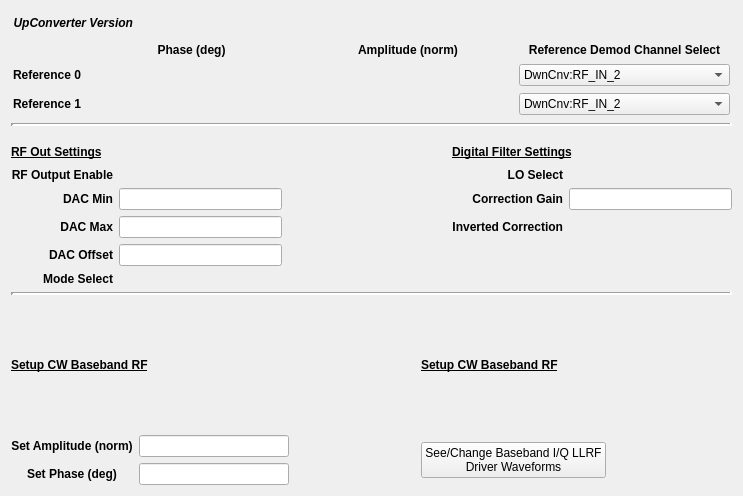
<?xml version="1.0" encoding="UTF-8"?>
<ui version="4.0">
 <class>Form</class>
 <widget class="QWidget" name="Form">
  <property name="geometry">
   <rect>
    <x>0</x>
    <y>0</y>
    <width>743</width>
    <height>496</height>
   </rect>
  </property>
  <property name="windowTitle">
   <string>RF DAC Out - ${DEV}</string>
  </property>
  <layout class="QGridLayout" name="gridLayout_5">
   <item row="7" column="0">
    <widget class="Line" name="line_2">
     <property name="lineWidth">
      <number>3</number>
     </property>
     <property name="orientation">
      <enum>Qt::Horizontal</enum>
     </property>
    </widget>
   </item>
   <item row="3" column="0">
    <layout class="QGridLayout" name="gridLayout_3">
     <property name="topMargin">
      <number>10</number>
     </property>
     <item row="3" column="0">
      <widget class="QLabel" name="label_32">
       <property name="font">
        <font>
         <weight>75</weight>
         <bold>true</bold>
        </font>
       </property>
       <property name="text">
        <string>DAC Max</string>
       </property>
       <property name="alignment">
        <set>Qt::AlignRight|Qt::AlignTrailing|Qt::AlignVCenter</set>
       </property>
      </widget>
     </item>
     <item row="3" column="3">
      <widget class="QLabel" name="label_31">
       <property name="font">
        <font>
         <weight>75</weight>
         <bold>true</bold>
        </font>
       </property>
       <property name="styleSheet">
        <string notr="true"/>
       </property>
       <property name="text">
        <string>Inverted Correction</string>
       </property>
       <property name="alignment">
        <set>Qt::AlignRight|Qt::AlignTrailing|Qt::AlignVCenter</set>
       </property>
      </widget>
     </item>
     <item row="5" column="0">
      <widget class="QLabel" name="label_12">
       <property name="font">
        <font>
         <weight>75</weight>
         <bold>true</bold>
        </font>
       </property>
       <property name="styleSheet">
        <string notr="true"/>
       </property>
       <property name="text">
        <string>Mode Select</string>
       </property>
       <property name="alignment">
        <set>Qt::AlignRight|Qt::AlignTrailing|Qt::AlignVCenter</set>
       </property>
      </widget>
     </item>
     <item row="4" column="0">
      <widget class="QLabel" name="label_33">
       <property name="font">
        <font>
         <weight>75</weight>
         <bold>true</bold>
        </font>
       </property>
       <property name="text">
        <string>DAC Offset</string>
       </property>
       <property name="alignment">
        <set>Qt::AlignRight|Qt::AlignTrailing|Qt::AlignVCenter</set>
       </property>
      </widget>
     </item>
     <item row="2" column="3">
      <widget class="QLabel" name="label_30">
       <property name="font">
        <font>
         <weight>75</weight>
         <bold>true</bold>
        </font>
       </property>
       <property name="styleSheet">
        <string notr="true"/>
       </property>
       <property name="text">
        <string>Correction Gain</string>
       </property>
       <property name="alignment">
        <set>Qt::AlignRight|Qt::AlignTrailing|Qt::AlignVCenter</set>
       </property>
      </widget>
     </item>
     <item row="1" column="3">
      <widget class="QLabel" name="label_29">
       <property name="font">
        <font>
         <weight>75</weight>
         <bold>true</bold>
        </font>
       </property>
       <property name="styleSheet">
        <string notr="true"/>
       </property>
       <property name="text">
        <string>LO Select</string>
       </property>
       <property name="alignment">
        <set>Qt::AlignRight|Qt::AlignTrailing|Qt::AlignVCenter</set>
       </property>
      </widget>
     </item>
     <item row="3" column="4">
      <widget class="PyDMEnumButton" name="PyDMEnumButton_8">
       <property name="sizePolicy">
        <sizepolicy hsizetype="Preferred" vsizetype="Fixed">
         <horstretch>0</horstretch>
         <verstretch>0</verstretch>
        </sizepolicy>
       </property>
       <property name="minimumSize">
        <size>
         <width>0</width>
         <height>0</height>
        </size>
       </property>
       <property name="maximumSize">
        <size>
         <width>16777215</width>
         <height>30</height>
        </size>
       </property>
       <property name="toolTip">
        <string/>
       </property>
       <property name="channel" stdset="0">
        <string>ca://${DEV}:INVREFCORRECTION</string>
       </property>
       <property name="orientation" stdset="0">
        <enum>Qt::Horizontal</enum>
       </property>
       <property name="marginTop" stdset="0">
        <number>0</number>
       </property>
       <property name="marginBottom" stdset="0">
        <number>0</number>
       </property>
       <property name="marginLeft" stdset="0">
        <number>0</number>
       </property>
       <property name="marginRight" stdset="0">
        <number>0</number>
       </property>
       <property name="horizontalSpacing" stdset="0">
        <number>0</number>
       </property>
       <property name="verticalSpacing" stdset="0">
        <number>0</number>
       </property>
      </widget>
     </item>
     <item row="1" column="0">
      <widget class="QLabel" name="label_11">
       <property name="font">
        <font>
         <weight>75</weight>
         <bold>true</bold>
        </font>
       </property>
       <property name="styleSheet">
        <string notr="true"/>
       </property>
       <property name="text">
        <string>RF Output Enable</string>
       </property>
       <property name="alignment">
        <set>Qt::AlignRight|Qt::AlignTrailing|Qt::AlignVCenter</set>
       </property>
      </widget>
     </item>
     <item row="2" column="4">
      <widget class="PyDMLineEdit" name="PyDMLineEdit_10">
       <property name="sizePolicy">
        <sizepolicy hsizetype="Expanding" vsizetype="Fixed">
         <horstretch>0</horstretch>
         <verstretch>0</verstretch>
        </sizepolicy>
       </property>
       <property name="toolTip">
        <string/>
       </property>
       <property name="alignment">
        <set>Qt::AlignCenter</set>
       </property>
       <property name="channel" stdset="0">
        <string>ca://${DEV}:RFDACCORRGAIN</string>
       </property>
      </widget>
     </item>
     <item row="0" column="0" colspan="2">
      <widget class="QLabel" name="label_26">
       <property name="font">
        <font>
         <weight>75</weight>
         <italic>false</italic>
         <bold>true</bold>
         <underline>true</underline>
        </font>
       </property>
       <property name="text">
        <string>RF Out Settings</string>
       </property>
       <property name="alignment">
        <set>Qt::AlignLeading|Qt::AlignLeft|Qt::AlignVCenter</set>
       </property>
      </widget>
     </item>
     <item row="1" column="4">
      <widget class="PyDMEnumButton" name="PyDMEnumButton_7">
       <property name="sizePolicy">
        <sizepolicy hsizetype="Preferred" vsizetype="Fixed">
         <horstretch>0</horstretch>
         <verstretch>0</verstretch>
        </sizepolicy>
       </property>
       <property name="minimumSize">
        <size>
         <width>0</width>
         <height>0</height>
        </size>
       </property>
       <property name="maximumSize">
        <size>
         <width>16777215</width>
         <height>30</height>
        </size>
       </property>
       <property name="toolTip">
        <string/>
       </property>
       <property name="channel" stdset="0">
        <string>ca://${DEV}:LO_SELECT</string>
       </property>
       <property name="orientation" stdset="0">
        <enum>Qt::Horizontal</enum>
       </property>
       <property name="marginTop" stdset="0">
        <number>0</number>
       </property>
       <property name="marginBottom" stdset="0">
        <number>0</number>
       </property>
       <property name="marginLeft" stdset="0">
        <number>0</number>
       </property>
       <property name="marginRight" stdset="0">
        <number>0</number>
       </property>
       <property name="horizontalSpacing" stdset="0">
        <number>0</number>
       </property>
       <property name="verticalSpacing" stdset="0">
        <number>0</number>
       </property>
      </widget>
     </item>
     <item row="2" column="0">
      <widget class="QLabel" name="label_28">
       <property name="font">
        <font>
         <weight>75</weight>
         <bold>true</bold>
        </font>
       </property>
       <property name="text">
        <string>DAC Min</string>
       </property>
       <property name="alignment">
        <set>Qt::AlignRight|Qt::AlignTrailing|Qt::AlignVCenter</set>
       </property>
      </widget>
     </item>
     <item row="0" column="3" colspan="2">
      <widget class="QLabel" name="label_27">
       <property name="font">
        <font>
         <weight>75</weight>
         <italic>false</italic>
         <bold>true</bold>
         <underline>true</underline>
        </font>
       </property>
       <property name="text">
        <string>Digital Filter Settings</string>
       </property>
       <property name="alignment">
        <set>Qt::AlignLeading|Qt::AlignLeft|Qt::AlignVCenter</set>
       </property>
      </widget>
     </item>
     <item row="0" column="2">
      <spacer name="horizontalSpacer_3">
       <property name="orientation">
        <enum>Qt::Horizontal</enum>
       </property>
       <property name="sizeHint" stdset="0">
        <size>
         <width>40</width>
         <height>20</height>
        </size>
       </property>
      </spacer>
     </item>
     <item row="5" column="1">
      <widget class="PyDMEnumButton" name="PyDMEnumButton_4">
       <property name="sizePolicy">
        <sizepolicy hsizetype="Preferred" vsizetype="Fixed">
         <horstretch>0</horstretch>
         <verstretch>0</verstretch>
        </sizepolicy>
       </property>
       <property name="minimumSize">
        <size>
         <width>0</width>
         <height>0</height>
        </size>
       </property>
       <property name="maximumSize">
        <size>
         <width>16777215</width>
         <height>30</height>
        </size>
       </property>
       <property name="toolTip">
        <string/>
       </property>
       <property name="channel" stdset="0">
        <string>ca://${DEV}:RF_MODE</string>
       </property>
       <property name="orientation" stdset="0">
        <enum>Qt::Horizontal</enum>
       </property>
       <property name="marginTop" stdset="0">
        <number>0</number>
       </property>
       <property name="marginBottom" stdset="0">
        <number>0</number>
       </property>
       <property name="marginLeft" stdset="0">
        <number>0</number>
       </property>
       <property name="marginRight" stdset="0">
        <number>0</number>
       </property>
       <property name="horizontalSpacing" stdset="0">
        <number>0</number>
       </property>
       <property name="verticalSpacing" stdset="0">
        <number>0</number>
       </property>
      </widget>
     </item>
     <item row="4" column="1">
      <widget class="PyDMLineEdit" name="PyDMLineEdit_12">
       <property name="toolTip">
        <string/>
       </property>
       <property name="alignment">
        <set>Qt::AlignCenter</set>
       </property>
       <property name="channel" stdset="0">
        <string>ca://${DEV}:RFDACOFFSET</string>
       </property>
      </widget>
     </item>
     <item row="3" column="1">
      <widget class="PyDMLineEdit" name="PyDMLineEdit_11">
       <property name="toolTip">
        <string/>
       </property>
       <property name="alignment">
        <set>Qt::AlignCenter</set>
       </property>
       <property name="channel" stdset="0">
        <string>ca://${DEV}:RFDACMAX</string>
       </property>
      </widget>
     </item>
     <item row="2" column="1">
      <widget class="PyDMLineEdit" name="PyDMLineEdit_8">
       <property name="toolTip">
        <string/>
       </property>
       <property name="alignment">
        <set>Qt::AlignCenter</set>
       </property>
       <property name="channel" stdset="0">
        <string>ca://${DEV}:RFDACMIN</string>
       </property>
      </widget>
     </item>
     <item row="1" column="1">
      <widget class="PyDMEnumButton" name="PyDMEnumButton_3">
       <property name="sizePolicy">
        <sizepolicy hsizetype="Preferred" vsizetype="Fixed">
         <horstretch>0</horstretch>
         <verstretch>0</verstretch>
        </sizepolicy>
       </property>
       <property name="minimumSize">
        <size>
         <width>0</width>
         <height>0</height>
        </size>
       </property>
       <property name="maximumSize">
        <size>
         <width>16777215</width>
         <height>30</height>
        </size>
       </property>
       <property name="toolTip">
        <string/>
       </property>
       <property name="channel" stdset="0">
        <string>ca://${DEV}:RF_ENABLE</string>
       </property>
       <property name="orientation" stdset="0">
        <enum>Qt::Horizontal</enum>
       </property>
       <property name="marginTop" stdset="0">
        <number>0</number>
       </property>
       <property name="marginBottom" stdset="0">
        <number>0</number>
       </property>
       <property name="marginLeft" stdset="0">
        <number>0</number>
       </property>
       <property name="marginRight" stdset="0">
        <number>0</number>
       </property>
       <property name="horizontalSpacing" stdset="0">
        <number>0</number>
       </property>
       <property name="verticalSpacing" stdset="0">
        <number>0</number>
       </property>
      </widget>
     </item>
    </layout>
   </item>
   <item row="2" column="0">
    <widget class="Line" name="line">
     <property name="lineWidth">
      <number>3</number>
     </property>
     <property name="orientation">
      <enum>Qt::Horizontal</enum>
     </property>
    </widget>
   </item>
   <item row="8" column="0">
    <layout class="QGridLayout" name="gridLayout_4">
     <property name="topMargin">
      <number>0</number>
     </property>
     <item row="0" column="2">
      <spacer name="horizontalSpacer_2">
       <property name="orientation">
        <enum>Qt::Horizontal</enum>
       </property>
       <property name="sizeHint" stdset="0">
        <size>
         <width>40</width>
         <height>20</height>
        </size>
       </property>
      </spacer>
     </item>
     <item row="1" column="0">
      <widget class="QLabel" name="label_17">
       <property name="font">
        <font>
         <weight>75</weight>
         <bold>true</bold>
        </font>
       </property>
       <property name="text">
        <string>Set Amplitude (norm)</string>
       </property>
       <property name="alignment">
        <set>Qt::AlignCenter</set>
       </property>
      </widget>
     </item>
     <item row="0" column="3">
      <widget class="QLabel" name="label_25">
       <property name="font">
        <font>
         <weight>75</weight>
         <italic>false</italic>
         <bold>true</bold>
         <underline>true</underline>
        </font>
       </property>
       <property name="text">
        <string>Setup CW Baseband RF</string>
       </property>
       <property name="alignment">
        <set>Qt::AlignLeading|Qt::AlignLeft|Qt::AlignVCenter</set>
       </property>
      </widget>
     </item>
     <item row="2" column="0">
      <widget class="QLabel" name="label_16">
       <property name="font">
        <font>
         <weight>75</weight>
         <bold>true</bold>
        </font>
       </property>
       <property name="text">
        <string>Set Phase (deg)</string>
       </property>
       <property name="alignment">
        <set>Qt::AlignCenter</set>
       </property>
      </widget>
     </item>
     <item row="1" column="1">
      <widget class="PyDMLineEdit" name="PyDMLineEdit_4">
       <property name="sizePolicy">
        <sizepolicy hsizetype="Expanding" vsizetype="Fixed">
         <horstretch>1</horstretch>
         <verstretch>1</verstretch>
        </sizepolicy>
       </property>
       <property name="maximumSize">
        <size>
         <width>150</width>
         <height>16777215</height>
        </size>
       </property>
       <property name="toolTip">
        <string/>
       </property>
       <property name="alignment">
        <set>Qt::AlignCenter</set>
       </property>
       <property name="channel" stdset="0">
        <string>ca://${DEV}:BASEBAND_AMPL</string>
       </property>
      </widget>
     </item>
     <item row="0" column="0" colspan="2">
      <widget class="QLabel" name="label_21">
       <property name="font">
        <font>
         <weight>75</weight>
         <italic>false</italic>
         <bold>true</bold>
         <underline>true</underline>
        </font>
       </property>
       <property name="text">
        <string>Setup CW Baseband RF</string>
       </property>
       <property name="alignment">
        <set>Qt::AlignLeading|Qt::AlignLeft|Qt::AlignVCenter</set>
       </property>
      </widget>
     </item>
     <item row="2" column="1">
      <widget class="PyDMLineEdit" name="PyDMLineEdit_3">
       <property name="sizePolicy">
        <sizepolicy hsizetype="Expanding" vsizetype="Fixed">
         <horstretch>1</horstretch>
         <verstretch>1</verstretch>
        </sizepolicy>
       </property>
       <property name="maximumSize">
        <size>
         <width>150</width>
         <height>16777215</height>
        </size>
       </property>
       <property name="toolTip">
        <string/>
       </property>
       <property name="alignment">
        <set>Qt::AlignCenter</set>
       </property>
       <property name="channel" stdset="0">
        <string>ca://${DEV}:BASEBAND_PHASE</string>
       </property>
      </widget>
     </item>
     <item row="1" column="3" rowspan="2">
      <widget class="PyDMRelatedDisplayButton" name="PyDMRelatedDisplayButton_9">
       <property name="toolTip">
        <string/>
       </property>
       <property name="text">
        <string>See/Change Baseband I/Q LLRF
Driver Waveforms</string>
       </property>
       <property name="filenames" stdset="0">
        <stringlist>
         <string>hls_complex_window.ui</string>
        </stringlist>
       </property>
       <property name="macros" stdset="0">
        <stringlist>
         <string>{&quot;TITLE&quot;:&quot;Baseband I/Q Driver Waveforms&quot;, &quot;R&quot;:&quot;BL&quot;, &quot;N&quot;:&quot;&quot;}</string>
        </stringlist>
       </property>
       <property name="openInNewWindow" stdset="0">
        <bool>true</bool>
       </property>
      </widget>
     </item>
     <item row="0" column="4">
      <spacer name="horizontalSpacer_4">
       <property name="orientation">
        <enum>Qt::Horizontal</enum>
       </property>
       <property name="sizeHint" stdset="0">
        <size>
         <width>40</width>
         <height>20</height>
        </size>
       </property>
      </spacer>
     </item>
    </layout>
   </item>
   <item row="0" column="0">
    <layout class="QHBoxLayout" name="horizontalLayout">
     <property name="leftMargin">
      <number>2</number>
     </property>
     <property name="topMargin">
      <number>2</number>
     </property>
     <property name="rightMargin">
      <number>2</number>
     </property>
     <property name="bottomMargin">
      <number>2</number>
     </property>
     <item>
      <widget class="QLabel" name="label">
       <property name="font">
        <font>
         <weight>75</weight>
         <italic>true</italic>
         <bold>true</bold>
        </font>
       </property>
       <property name="text">
        <string>UpConverter Version</string>
       </property>
       <property name="alignment">
        <set>Qt::AlignRight|Qt::AlignTrailing|Qt::AlignVCenter</set>
       </property>
      </widget>
     </item>
     <item>
      <widget class="PyDMLabel" name="PyDMLabel">
       <property name="sizePolicy">
        <sizepolicy hsizetype="Preferred" vsizetype="Minimum">
         <horstretch>0</horstretch>
         <verstretch>0</verstretch>
        </sizepolicy>
       </property>
       <property name="minimumSize">
        <size>
         <width>0</width>
         <height>20</height>
        </size>
       </property>
       <property name="toolTip">
        <string/>
       </property>
       <property name="channel" stdset="0">
        <string>ca://${DEV}:UCNV_VER</string>
       </property>
       <property name="displayFormat" stdset="0">
        <enum>PyDMLabel::Hex</enum>
       </property>
      </widget>
     </item>
     <item>
      <spacer name="horizontalSpacer">
       <property name="orientation">
        <enum>Qt::Horizontal</enum>
       </property>
       <property name="sizeHint" stdset="0">
        <size>
         <width>40</width>
         <height>20</height>
        </size>
       </property>
      </spacer>
     </item>
    </layout>
   </item>
   <item row="1" column="0">
    <layout class="QGridLayout" name="gridLayout">
     <property name="leftMargin">
      <number>2</number>
     </property>
     <property name="topMargin">
      <number>2</number>
     </property>
     <property name="rightMargin">
      <number>2</number>
     </property>
     <property name="bottomMargin">
      <number>2</number>
     </property>
     <property name="horizontalSpacing">
      <number>5</number>
     </property>
     <property name="verticalSpacing">
      <number>7</number>
     </property>
     <item row="0" column="2">
      <widget class="QLabel" name="label_7">
       <property name="sizePolicy">
        <sizepolicy hsizetype="Preferred" vsizetype="Preferred">
         <horstretch>1</horstretch>
         <verstretch>0</verstretch>
        </sizepolicy>
       </property>
       <property name="font">
        <font>
         <weight>75</weight>
         <bold>true</bold>
        </font>
       </property>
       <property name="text">
        <string>Amplitude (norm)</string>
       </property>
       <property name="alignment">
        <set>Qt::AlignCenter</set>
       </property>
      </widget>
     </item>
     <item row="0" column="3">
      <widget class="QLabel" name="label_8">
       <property name="sizePolicy">
        <sizepolicy hsizetype="Preferred" vsizetype="Preferred">
         <horstretch>1</horstretch>
         <verstretch>0</verstretch>
        </sizepolicy>
       </property>
       <property name="font">
        <font>
         <weight>75</weight>
         <bold>true</bold>
        </font>
       </property>
       <property name="text">
        <string>Reference Demod Channel Select</string>
       </property>
       <property name="alignment">
        <set>Qt::AlignCenter</set>
       </property>
      </widget>
     </item>
     <item row="1" column="3">
      <widget class="PyDMEnumComboBox" name="PyDMEnumComboBox">
       <property name="toolTip">
        <string/>
       </property>
       <property name="channel" stdset="0">
        <string>ca://${DEV}:REF_SELECT0</string>
       </property>
       <item>
        <property name="text">
         <string>DwnCnv:RF_IN_2</string>
        </property>
       </item>
       <item>
        <property name="text">
         <string>DwnCnv:RF_IN_1</string>
        </property>
       </item>
       <item>
        <property name="text">
         <string>DwnCnv:RF_IN_4</string>
        </property>
       </item>
       <item>
        <property name="text">
         <string>DwnCnv:RF_IN_3</string>
        </property>
       </item>
       <item>
        <property name="text">
         <string>DwnCnv:RF_IN_6</string>
        </property>
       </item>
       <item>
        <property name="text">
         <string>DwnCnv:RF_IN_5</string>
        </property>
       </item>
       <item>
        <property name="text">
         <string>UpCnv:RF_IN_2</string>
        </property>
       </item>
       <item>
        <property name="text">
         <string>UpCnv:RF_IN_1</string>
        </property>
       </item>
       <item>
        <property name="text">
         <string>UpCnv:RF_IN_3</string>
        </property>
       </item>
       <item>
        <property name="text">
         <string>UpCnv:RF_OUT_MON</string>
        </property>
       </item>
       <item>
        <property name="text">
         <string>UpCnv:TRIG_MON</string>
        </property>
       </item>
       <item>
        <property name="text">
         <string>UpCnv:DC_IN_1</string>
        </property>
       </item>
      </widget>
     </item>
     <item row="1" column="0">
      <widget class="QLabel" name="label_2">
       <property name="font">
        <font>
         <weight>75</weight>
         <bold>true</bold>
        </font>
       </property>
       <property name="text">
        <string>Reference 0</string>
       </property>
      </widget>
     </item>
     <item row="4" column="0">
      <widget class="QLabel" name="label_3">
       <property name="font">
        <font>
         <weight>75</weight>
         <bold>true</bold>
        </font>
       </property>
       <property name="text">
        <string>Reference 1</string>
       </property>
      </widget>
     </item>
     <item row="1" column="2">
      <widget class="PyDMLabel" name="PyDMLabel_8">
       <property name="toolTip">
        <string/>
       </property>
       <property name="alignment">
        <set>Qt::AlignCenter</set>
       </property>
       <property name="channel" stdset="0">
        <string>ca://${DEV}:REF_AMPL0</string>
       </property>
      </widget>
     </item>
     <item row="4" column="3">
      <widget class="PyDMEnumComboBox" name="PyDMEnumComboBox_2">
       <property name="toolTip">
        <string/>
       </property>
       <property name="channel" stdset="0">
        <string>ca://${DEV}:REF_SELECT1</string>
       </property>
       <item>
        <property name="text">
         <string>DwnCnv:RF_IN_2</string>
        </property>
       </item>
       <item>
        <property name="text">
         <string>DwnCnv:RF_IN_1</string>
        </property>
       </item>
       <item>
        <property name="text">
         <string>DwnCnv:RF_IN_4</string>
        </property>
       </item>
       <item>
        <property name="text">
         <string>DwnCnv:RF_IN_3</string>
        </property>
       </item>
       <item>
        <property name="text">
         <string>DwnCnv:RF_IN_6</string>
        </property>
       </item>
       <item>
        <property name="text">
         <string>DwnCnv:RF_IN_5</string>
        </property>
       </item>
       <item>
        <property name="text">
         <string>UpCnv:RF_IN_2</string>
        </property>
       </item>
       <item>
        <property name="text">
         <string>UpCnv:RF_IN_1</string>
        </property>
       </item>
       <item>
        <property name="text">
         <string>UpCnv:RF_IN_3</string>
        </property>
       </item>
       <item>
        <property name="text">
         <string>UpCnv:RF_OUT_MON</string>
        </property>
       </item>
       <item>
        <property name="text">
         <string>UpCnv:TRIG_MON</string>
        </property>
       </item>
       <item>
        <property name="text">
         <string>UPCnv:DC_IN_1</string>
        </property>
       </item>
      </widget>
     </item>
     <item row="0" column="1">
      <widget class="QLabel" name="label_5">
       <property name="sizePolicy">
        <sizepolicy hsizetype="Preferred" vsizetype="Preferred">
         <horstretch>1</horstretch>
         <verstretch>0</verstretch>
        </sizepolicy>
       </property>
       <property name="font">
        <font>
         <weight>75</weight>
         <bold>true</bold>
        </font>
       </property>
       <property name="text">
        <string>Phase (deg)</string>
       </property>
       <property name="alignment">
        <set>Qt::AlignCenter</set>
       </property>
      </widget>
     </item>
     <item row="4" column="1">
      <widget class="PyDMLabel" name="PyDMLabel_5">
       <property name="toolTip">
        <string/>
       </property>
       <property name="alignment">
        <set>Qt::AlignCenter</set>
       </property>
       <property name="channel" stdset="0">
        <string>ca://${DEV}:REF_PHASE1</string>
       </property>
      </widget>
     </item>
     <item row="4" column="2">
      <widget class="PyDMLabel" name="PyDMLabel_9">
       <property name="toolTip">
        <string/>
       </property>
       <property name="alignment">
        <set>Qt::AlignCenter</set>
       </property>
       <property name="channel" stdset="0">
        <string>ca://${DEV}:REF_AMPL1</string>
       </property>
      </widget>
     </item>
     <item row="1" column="1">
      <widget class="PyDMLabel" name="PyDMLabel_4">
       <property name="toolTip">
        <string/>
       </property>
       <property name="alignment">
        <set>Qt::AlignCenter</set>
       </property>
       <property name="channel" stdset="0">
        <string>ca://${DEV}:REF_PHASE0</string>
       </property>
      </widget>
     </item>
    </layout>
   </item>
  </layout>
 </widget>
 <customwidgets>
  <customwidget>
   <class>PyDMLabel</class>
   <extends>QLabel</extends>
   <header>pydm.widgets.label</header>
  </customwidget>
  <customwidget>
   <class>PyDMLineEdit</class>
   <extends>QLineEdit</extends>
   <header>pydm.widgets.line_edit</header>
  </customwidget>
  <customwidget>
   <class>PyDMEnumButton</class>
   <extends>QWidget</extends>
   <header>pydm.widgets.enum_button</header>
  </customwidget>
  <customwidget>
   <class>PyDMRelatedDisplayButton</class>
   <extends>QPushButton</extends>
   <header>pydm.widgets.related_display_button</header>
  </customwidget>
  <customwidget>
   <class>PyDMEnumComboBox</class>
   <extends>QComboBox</extends>
   <header>pydm.widgets.enum_combo_box</header>
  </customwidget>
 </customwidgets>
 <resources/>
 <connections/>
</ui>
